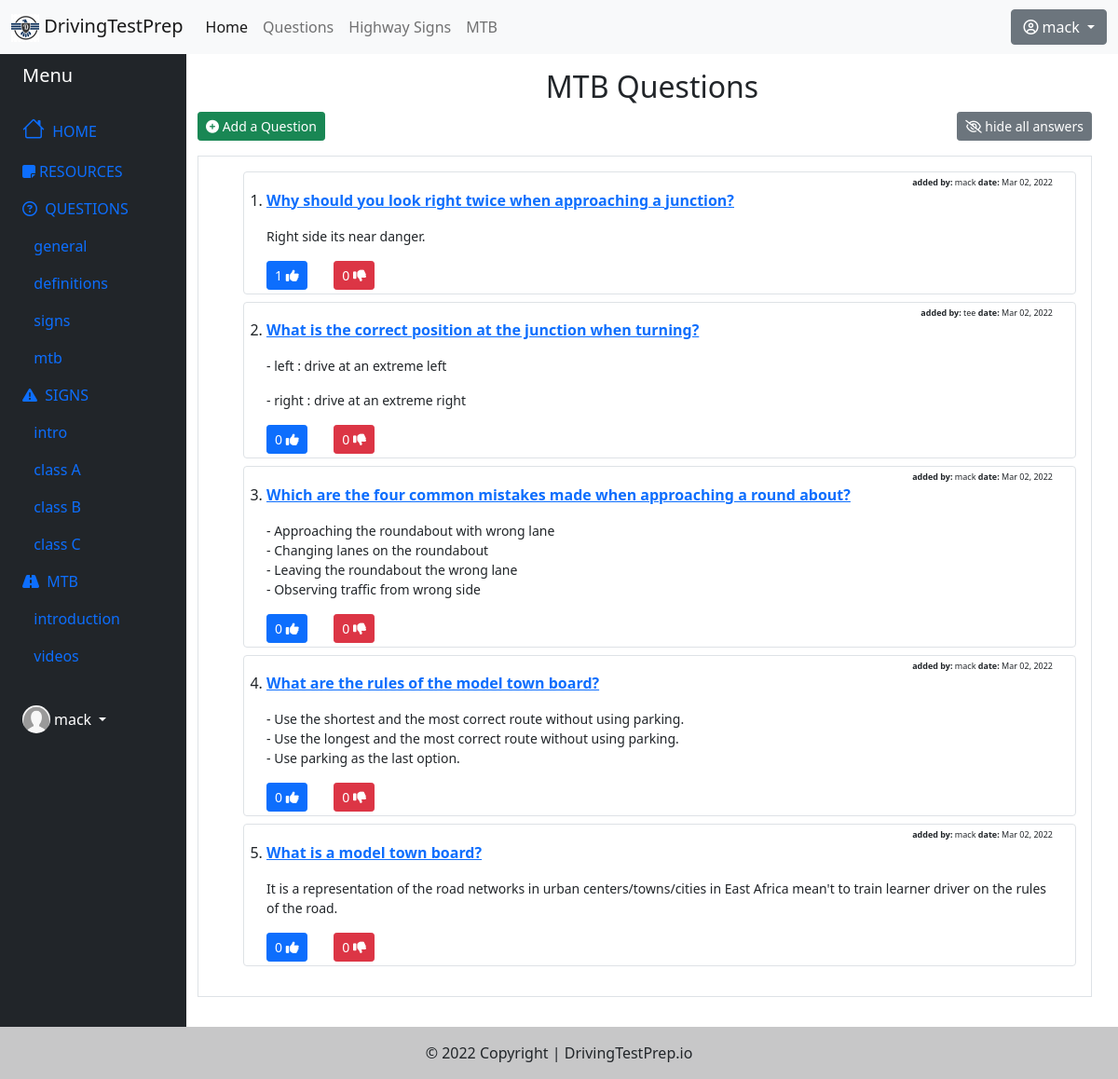
The app's page /questions/mtb/ (signed in) with its own data.
### questions/models.py (models this page shows, shortened)
class Question(models.Model):
    QS_TYPE_CHOICES = (('General', 'General'),
                        ('Definition', 'Definition'),
                        ('Signs', 'Signs'),
                        ('Mtb', 'Mtb'))
    qs_title = models.CharField(max_length=1000, unique=True, verbose_name=u"Question")
    qs_owner = models.ForeignKey(User, on_delete=models.DO_NOTHING, blank=True)
    qs_type = models.CharField(max_length=1000, choices=QS_TYPE_CHOICES, verbose_name=u"Type")
    qs_answer = models.TextField(verbose_name=u"Answer")
    qs_date_added = models.DateTimeField(default=datetime.now, blank=True)
    qs_likes = models.ManyToManyField(User, related_name='questions_like', blank=True)
    qs_dislikes = models.ManyToManyField(User, related_name='questions_dislike', blank=True)
    class Meta:
        ordering = ["-id"]
    def total_likes(self):
        return self.qs_likes.count()
    def total_dislikes(self):
        return self.qs_dislikes.count()

### questions/views.py (the view)
# urls.py: path('mtb/', MtbListView.as_view(), name='mtb-q'),
class MtbListView(LoginRequiredMixin, CreateView, ListView):
    model = Question
    template_name = 'questions/mtb_questions.html'
    context_object_name = 'quiz_list'
    fields = ['qs_title', 'qs_answer', 'qs_type']
    paginate_by = 10
    def get_queryset(self):
        return Question.objects.filter(qs_type='Mtb')

### questions/templates/questions/mtb_questions.html (shortened to what this page needs)
{% extends "highwaysign/base_sidenav.html" %}
{% load crispy_forms_tags widget_tweaks %}
{% load static %}
{% block content1 %}
<h2 class="text-center">MTB Questions</h2>
<div class="row">
    <div class="col">
        <button type="button" class="btn btn-success btn-sm" data-bs-toggle="modal" data-bs-target="#addQuestionModal">
            <i class="fa fa-plus-circle" aria-hidden="true"></i> Add a Question
        </button>
    </div>
    <div class="col">
        <div class="text-end me-3">
            <button class="btn btn-secondary btn-sm" id="toggleAnswer"><i class="fa fa-eye-slash" aria-hidden="true"></i> hide all answers</button>
        </div>
    </div>
</div>
<div class="border m-3 ms-0 p-3">
    <ol>
        {% for quiz in quiz_list %}
        <div class="border rounded p-4 pt-1 pb-1 mb-2">
            <p class=" owner-date m-0 p-0 text-end"><b>added by:</b> {{quiz.qs_owner}}   <b>date:</b> {{ quiz.qs_date_added|date:"M d, Y" }}</p>
            <li>
                <p><strong><a href="{% url 'question-detail' quiz.id %}">{{ quiz.qs_title }}</a></strong></p>
                <small>{{ quiz.qs_answer|linebreaks }}</small>
            </li>
            <div class="row justify-content-left">
                <form method="POST" action="{% url 'like_quiz' quiz.pk %} " class="col-xl-1 col-lg-2 col-md-2 col-sm-3 col-3">
                    <button type="submit" name="quiz_id" value="{{ quiz.id }}" class="btn btn-primary btn-sm">
                        {{ quiz.total_likes }} <i class="fa fa-thumbs-up" aria-hidden="true"></i>
                    </button>
                </form>
                <form method="POST" action="{% url 'dislike_quiz' quiz.pk %}" class="col-xl-1 col-lg-2 col-md-2 col-sm-3 col-3">
                    <button type="submit" name="quiz_id" value="{{ quiz.id }}" class=" btn btn-danger btn-sm">
                        {{ quiz.total_dislikes }} <i class="fa fa-thumbs-down" aria-hidden="true"></i>
                    </button>
                </form>
            </div>
        </div>
        {% endfor %}
    </ol>
</div>
{% endblock content1 %}

### highwaysign/templates/highwaysign/base_sidenav.html (shortened to what this page needs)
{% extends "highwaysign/base.html" %}
{% load static %}
{% block content %}
<div class="container-fluid">
    <div class="row flex-nowrap">
        <div class="col-auto col-md-3 col-xl-2 px-sm-2 px-0 bg-dark">
            <div class="d-flex flex-column align-items-center align-items-sm-start px-3 pt-2 text-white">
                <a href="/" class="d-flex align-items-center pb-3 mb-md-0 me-md-auto text-white text-decoration-none">
                    <span class="fs-5 d-none d-sm-inline">Menu</span>
                </a>
                <ul class="nav nav-pills flex-column mb-sm-auto mb-0 align-items-center align-items-sm-start" id="menu">
                    <li class="nav-item">
                        <a href="{% url 'home' %}" class="nav-link align-middle px-0">
                            <i class="fs-4 bi-house"></i> <span class="ms-1 d-none d-sm-inline">HOME</span>
                        </a>
                    </li>
                    <li class="nav-item">
                        <a href="{% url 'mtb-notes' %}" class="nav-link align-middle px-0">
                            <i class="fa fa-sticky-note" aria-hidden="true"></i><span class="ms-1 d-none d-sm-inline">RESOURCES</span>
                        </a>
                    </li>
                    <li>
                        <a href="#submenu1" data-bs-toggle="collapse" class="nav-link px-0 align-middle">
                            <i class="fa fa-question-circle-o" aria-hidden="true"></i> <span class="ms-1 d-none d-sm-inline">QUESTIONS</span> </a>
                        <ul class="collapse show nav flex-column ms-1" id="submenu1" data-bs-parent="#menu">
                            <li class="w-100">
                                <a href="{% url 'general-q' %}" class="nav-link px-0"> <span class="d-none d-sm-inline">&nbsp;&nbsp;general</a>
                            </li>
                            <li>
                                <a href="{% url 'definitions-q' %}" class="nav-link px-0"> <span class="d-none d-sm-inline">&nbsp;&nbsp;definitions</a>
                            </li>
                            <li>
                                <a href="{% url 'signs-q' %}" class="nav-link px-0"> <span class="d-none d-sm-inline">&nbsp;&nbsp;signs</a>
                            </li>
                            <li>
                                <a href="{% url 'mtb-q' %}" class="nav-link px-0"> <span class="d-none d-sm-inline">&nbsp;&nbsp;mtb</a>
                            </li>
                        </ul>
                    </li>
                    <li>
                        <a href="#submenu2" data-bs-toggle="collapse" class="nav-link px-0 align-middle ">
                            <i class="fa fa-exclamation-triangle" aria-hidden="true"></i> <span class="ms-1 d-none d-sm-inline">SIGNS</span></a>
                        <ul class="collapse show nav flex-column ms-1" id="submenu2" data-bs-parent="#menu">
                            <li class="w-100">
                                <a href="{% url 'signs' %}" class="nav-link px-0"> <span class="d-none d-sm-inline">&nbsp;&nbsp;intro</a>
                            </li>
                            <li class="w-100">
                                <a href="{% url 'class-a-signs' %}" class="nav-link px-0"> <span class="d-none d-sm-inline">&nbsp;&nbsp;class A</a>
                            </li>
                            <li>
                                <a href="{% url 'class-b-signs' %}" class="nav-link px-0"> <span class="d-none d-sm-inline">&nbsp;&nbsp;class B</a>
                            </li>
                            <li>
                                <a href="{% url 'class-c-signs' %}" class="nav-link px-0"> <span class="d-none d-sm-inline">&nbsp;&nbsp;class C</a>
                            </li>
                        </ul>
                    </li>
                    <li>
                        <a href="#submenu3" data-bs-toggle="collapse" class="nav-link px-0 align-middle">
                            <i class="fa fa-road" aria-hidden="true"></i> <span class="ms-1 d-none d-sm-inline">MTB</span> </a>
                            <ul class="collapse show nav flex-column ms-1" id="submenu3" data-bs-parent="#menu">
                            <li class="w-100">
                                <a href="{% url 'mtb-intro' %}" class="nav-link px-0"> <span class="d-none d-sm-inline">&nbsp;&nbsp;introduction</a>
                            </li>
                            <li>
                                <a href="{% url 'mtb-videos' %}" class="nav-link px-0"> <span class="d-none d-sm-inline">&nbsp;&nbsp;videos</a>
                            </li>
                        </ul>
                    </li>
                </ul>
                <div class="dropdown pb-4">
                    <a href="#" class="d-flex align-items-center text-white text-decoration-none dropdown-toggle" id="dropdownUser1" data-bs-toggle="dropdown" aria-expanded="false">
                        <img src="{% static 'highwaysign/images/default.png' %}" alt="hugenerd" width="30" height="30" class="rounded-circle">
                        <span class="d-none d-sm-inline mx-1">{{ user.username }}</span>
                    </a>
                </div>
            </div>
        </div>
        <div class="col py-3">
            {% block content1 %}{% endblock content1 %}
        </div>
    </div>
</div>
{% endblock content%}

### highwaysign/templates/highwaysign/base.html (shortened to what this page needs)
{% load static %}
<!DOCTYPE html>
<html lang="en">
<head>
    <link href="https://cdn.jsdelivr.net/npm/bootstrap@5.1.3/dist/css/bootstrap.min.css" rel="stylesheet">
    <link rel="stylesheet" href="https://cdn.jsdelivr.net/npm/bootstrap-icons@1.8.1/font/bootstrap-icons.css">
    <link rel="stylesheet" href="{% static 'highwaysign/css/login.css' %}">
    <link rel="stylesheet" href="{% static 'questions/css/questions.css' %}">
    <link rel="stylesheet" href="https://cdn.datatables.net/1.10.24/css/dataTables.bootstrap4.min.css"/>
</head>
<body>
    <header>
        <nav class="navbar navbar-expand-md navbar-light bg-light">
            <div class="container-fluid">
              <a class="navbar-brand" href="{% url 'home' %}"><img src="{% static 'highwaysign/images/logo.png' %}" alt="logo"> DrivingTestPrep</a>
              <div class="collapse navbar-collapse" id="navbarScroll">
                <ul class="navbar-nav me-auto my-2 my-lg-0 navbar-nav-scroll" style="--bs-scroll-height: 100px;">
                  <li class="nav-item">
                    <a class="nav-link active" aria-current="page" href="{% url 'home' %}">Home</a>
                  </li>
                  <li class="nav-item">
                    <a class="nav-link" href="{% url 'general-q' %}">Questions</a>
                  </li>
                  <li class="nav-item">
                    <a class="nav-link" href="{% url 'signs' %}" tabindex="-1" aria-disabled="true">Highway Signs</a>
                  </li>
                  <li class="nav-item">
                    <a class="nav-link" href="{% url 'mtb-intro' %}" tabindex="-1" aria-disabled="true">MTB</a>
                  </li>
                </ul>
                {% if user.is_authenticated %}
                  <div class="dropdown">
                    <button class="btn btn-secondary dropdown-toggle" type="button" id="dropdownMenuButton1" data-bs-toggle="dropdown" aria-expanded="false">
                      <i class="fa fa-user-circle-o" aria-hidden="true"></i> {{ user.username }}
                    </button>
                  </div>
                {% else %}
                  <div>
                    <button class="btn btn-secondary" type="button" >
                      <a href="{% url 'login' %}" class="text-decoration-none"><i class="fa fa-user-circle-o" aria-hidden="true"></i> Login</a>
                    </button>
                  </div>
                {% endif %}
              </div>
            </div>
          </nav>
    </header>
    <main>
        {% block content %}{% endblock content %}
    </main>
    <footer class="bg-light text-center text-lg-start">
        <div class="text-center p-3" style="background-color: rgba(0, 0, 0, 0.2);">
          © 2022 Copyright |
          <a class="text-dark text-decoration-none" href="{% url 'home' %}">DrivingTestPrep.io</a>
        </div>
      </footer>
  </body>
</html>

### questions/static/questions/css/questions.css (style rules this page uses)
.owner-date { font-size: 9px; }

### records on screen
Question: qs_owner "mack", qs_date_added "Mar 02, 2022", qs_title "Why should you look right twice when approaching a junction?", qs_answer "Right side its near danger.", total_likes "1", total_dislikes "0"
Question: qs_owner "tee", qs_date_added "Mar 02, 2022", qs_title "What is the correct position at the junction when turning?", qs_answer "- left : drive at an extreme left - right : drive at an extreme right", total_likes "0", total_dislikes "0"
Question: qs_owner "mack", qs_date_added "Mar 02, 2022", qs_title "Which are the four common mistakes made when approaching a round about?", qs_answer "- Approaching the roundabout with wrong lane - Changing lanes on the roundabout - Leaving the roundabout the wrong lane - Observing traffic from wrong side", total_likes "0", total_dislikes "0"
Question: qs_owner "mack", qs_date_added "Mar 02, 2022", qs_title "What are the rules of the model town board?", qs_answer "- Use the shortest and the most correct route without using parking. - Use the longest and the most correct route without using parking. - Use parking as the last option.", total_likes "0", total_dislikes "0"
Question: qs_owner "mack", qs_date_added "Mar 02, 2022", qs_title "What is a model town board?", qs_answer "It is a representation of the road networks in urban centers/towns/cities in East Africa mean't to train learner driver on the rules of the road.", total_likes "0", total_dislikes "0"

### other values on screen
{{ user.username }} "mack"
